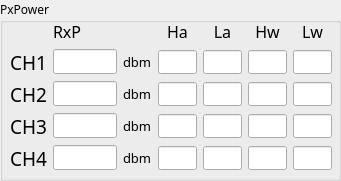
      <widget class="QGroupBox" name="groupBox_4">
       <property name="geometry">
        <rect>
         <x>170</x>
         <y>330</y>
         <width>341</width>
         <height>181</height>
        </rect>
       </property>
       <property name="font">
        <font>
         <family>黑体</family>
        </font>
       </property>
       <property name="title">
        <string>PxPower</string>
       </property>
       <widget class="QWidget" name="gridLayoutWidget_13">
        <property name="geometry">
         <rect>
          <x>10</x>
          <y>20</y>
          <width>322</width>
          <height>151</height>
         </rect>
        </property>
        <layout class="QGridLayout" name="gridLayout_13">
         <item row="4" column="5">
          <widget class="QLineEdit" name="lineEdit_RXP_Q_CH4_3">
           <property name="maximumSize">
            <size>
             <width>39</width>
             <height>24</height>
            </size>
           </property>
          </widget>
         </item>
         <item row="3" column="6">
          <widget class="QLineEdit" name="lineEdit_RXP_Q_CH3_4">
           <property name="maximumSize">
            <size>
             <width>39</width>
             <height>24</height>
            </size>
           </property>
          </widget>
         </item>
         <item row="2" column="1">
          <widget class="QLineEdit" name="lineEdit_RX2_Power">
           <property name="minimumSize">
            <size>
             <width>50</width>
             <height>0</height>
            </size>
           </property>
           <property name="maximumSize">
            <size>
             <width>67</width>
             <height>16777215</height>
            </size>
           </property>
          </widget>
         </item>
         <item row="0" column="1">
          <widget class="QLabel" name="label_VCC_16">
           <property name="font">
            <font>
             <family>黑体</family>
             <pointsize>12</pointsize>
            </font>
           </property>
           <property name="text">
            <string>RxP</string>
           </property>
          </widget>
         </item>
         <item row="0" column="3">
          <widget class="QLabel" name="label_temp_115">
           <property name="maximumSize">
            <size>
             <width>40</width>
             <height>30</height>
            </size>
           </property>
           <property name="font">
            <font>
             <family>黑体</family>
             <pointsize>12</pointsize>
            </font>
           </property>
           <property name="text">
            <string>Ha</string>
           </property>
           <property name="alignment">
            <set>Qt::AlignCenter</set>
           </property>
          </widget>
         </item>
         <item row="1" column="0">
          <widget class="QLabel" name="label_temp_110">
           <property name="font">
            <font>
             <family>黑体</family>
             <pointsize>14</pointsize>
            </font>
           </property>
           <property name="text">
            <string>CH1</string>
           </property>
          </widget>
         </item>
         <item row="2" column="6">
          <widget class="QLineEdit" name="lineEdit_RXP_Q_CH2_4">
           <property name="maximumSize">
            <size>
             <width>39</width>
             <height>24</height>
            </size>
           </property>
          </widget>
         </item>
         <item row="2" column="2">
          <widget class="QLabel" name="label_temp_91">
           <property name="font">
            <font>
             <family>黑体</family>
             <pointsize>10</pointsize>
            </font>
           </property>
           <property name="text">
            <string>dbm</string>
           </property>
          </widget>
         </item>
         <item row="3" column="0">
          <widget class="QLabel" name="label_temp_112">
           <property name="font">
            <font>
             <family>黑体</family>
             <pointsize>14</pointsize>
            </font>
           </property>
           <property name="text">
            <string>CH3</string>
           </property>
          </widget>
         </item>
         <item row="1" column="2">
          <widget class="QLabel" name="label_temp_67">
           <property name="font">
            <font>
             <family>黑体</family>
             <pointsize>10</pointsize>
            </font>
           </property>
           <property name="text">
            <string>dbm</string>
           </property>
          </widget>
         </item>
         <item row="1" column="6">
          <widget class="QLineEdit" name="lineEdit_RXP_Q_CH1_4">
           <property name="maximumSize">
            <size>
             <width>39</width>
             <height>24</height>
            </size>
           </property>
          </widget>
         </item>
         <item row="3" column="2">
          <widget class="QLabel" name="label_temp_92">
           <property name="font">
            <font>
             <family>黑体</family>
             <pointsize>10</pointsize>
            </font>
           </property>
           <property name="text">
            <string>dbm</string>
           </property>
          </widget>
         </item>
         <item row="1" column="1">
          <widget class="QLineEdit" name="lineEdit_RX1_Power">
           <property name="minimumSize">
            <size>
             <width>50</width>
             <height>0</height>
            </size>
           </property>
           <property name="maximumSize">
            <size>
             <width>67</width>
             <height>16777215</height>
            </size>
           </property>
          </widget>
         </item>
         <item row="4" column="1">
          <widget class="QLineEdit" name="lineEdit_RX4_Power">
           <property name="minimumSize">
            <size>
             <width>50</width>
             <height>0</height>
            </size>
           </property>
           <property name="maximumSize">
            <size>
             <width>67</width>
             <height>16777215</height>
            </size>
           </property>
          </widget>
         </item>
         <item row="2" column="5">
          <widget class="QLineEdit" name="lineEdit_RXP_Q_CH2_3">
           <property name="maximumSize">
            <size>
             <width>39</width>
             <height>24</height>
            </size>
           </property>
          </widget>
         </item>
         <item row="4" column="6">
          <widget class="QLineEdit" name="lineEdit_RXP_Q_CH4_4">
           <property name="maximumSize">
            <size>
             <width>39</width>
             <height>24</height>
            </size>
           </property>
          </widget>
         </item>
         <item row="1" column="5">
          <widget class="QLineEdit" name="lineEdit_RXP_Q_CH1_3">
           <property name="maximumSize">
            <size>
             <width>39</width>
             <height>24</height>
            </size>
           </property>
          </widget>
         </item>
         <item row="4" column="0">
          <widget class="QLabel" name="label_temp_113">
           <property name="font">
            <font>
             <family>黑体</family>
             <pointsize>14</pointsize>
            </font>
           </property>
           <property name="text">
            <string>CH4</string>
           </property>
          </widget>
         </item>
         <item row="4" column="2">
          <widget class="QLabel" name="label_temp_66">
           <property name="font">
            <font>
             <family>黑体</family>
             <pointsize>10</pointsize>
            </font>
           </property>
           <property name="text">
            <string>dbm</string>
           </property>
          </widget>
         </item>
         <item row="3" column="5">
          <widget class="QLineEdit" name="lineEdit_RXP_Q_CH3_3">
           <property name="maximumSize">
            <size>
             <width>39</width>
             <height>24</height>
            </size>
           </property>
          </widget>
         </item>
         <item row="3" column="1">
          <widget class="QLineEdit" name="lineEdit_RX3_Power">
           <property name="minimumSize">
            <size>
             <width>50</width>
             <height>0</height>
            </size>
           </property>
           <property name="maximumSize">
            <size>
             <width>67</width>
             <height>16777215</height>
            </size>
           </property>
          </widget>
         </item>
         <item row="0" column="6">
          <widget class="QLabel" name="label_temp_96">
           <property name="maximumSize">
            <size>
             <width>40</width>
             <height>30</height>
            </size>
           </property>
           <property name="font">
            <font>
             <family>黑体</family>
             <pointsize>12</pointsize>
            </font>
           </property>
           <property name="text">
            <string>Lw</string>
           </property>
           <property name="alignment">
            <set>Qt::AlignCenter</set>
           </property>
          </widget>
         </item>
         <item row="0" column="5">
          <widget class="QLabel" name="label_temp_95">
           <property name="maximumSize">
            <size>
             <width>40</width>
             <height>30</height>
            </size>
           </property>
           <property name="font">
            <font>
             <family>黑体</family>
             <pointsize>12</pointsize>
            </font>
           </property>
           <property name="text">
            <string>Hw</string>
           </property>
           <property name="alignment">
            <set>Qt::AlignCenter</set>
           </property>
          </widget>
         </item>
         <item row="2" column="0">
          <widget class="QLabel" name="label_temp_111">
           <property name="font">
            <font>
             <family>黑体</family>
             <pointsize>14</pointsize>
            </font>
           </property>
           <property name="text">
            <string>CH2</string>
           </property>
          </widget>
         </item>
         <item row="0" column="4">
          <widget class="QLabel" name="label_temp_116">
           <property name="maximumSize">
            <size>
             <width>40</width>
             <height>30</height>
            </size>
           </property>
           <property name="font">
            <font>
             <family>黑体</family>
             <pointsize>12</pointsize>
            </font>
           </property>
           <property name="text">
            <string>La</string>
           </property>
           <property name="alignment">
            <set>Qt::AlignCenter</set>
           </property>
          </widget>
         </item>
         <item row="1" column="3">
          <widget class="QLineEdit" name="lineEdit_RXP_Q_CH1_1">
           <property name="maximumSize">
            <size>
             <width>39</width>
             <height>24</height>
            </size>
           </property>
          </widget>
         </item>
         <item row="1" column="4">
          <widget class="QLineEdit" name="lineEdit_RXP_Q_CH1_2">
           <property name="maximumSize">
            <size>
             <width>39</width>
             <height>24</height>
            </size>
           </property>
          </widget>
         </item>
         <item row="2" column="3">
          <widget class="QLineEdit" name="lineEdit_RXP_Q_CH2_1">
           <property name="maximumSize">
            <size>
             <width>39</width>
             <height>24</height>
            </size>
           </property>
          </widget>
         </item>
         <item row="2" column="4">
          <widget class="QLineEdit" name="lineEdit_RXP_Q_CH2_2">
           <property name="maximumSize">
            <size>
             <width>39</width>
             <height>24</height>
            </size>
           </property>
          </widget>
         </item>
         <item row="3" column="3">
          <widget class="QLineEdit" name="lineEdit_RXP_Q_CH3_1">
           <property name="maximumSize">
            <size>
             <width>39</width>
             <height>24</height>
            </size>
           </property>
          </widget>
         </item>
         <item row="3" column="4">
          <widget class="QLineEdit" name="lineEdit_RXP_Q_CH3_2">
           <property name="maximumSize">
            <size>
             <width>39</width>
             <height>24</height>
            </size>
           </property>
          </widget>
         </item>
         <item row="4" column="3">
          <widget class="QLineEdit" name="lineEdit_RXP_Q_CH4_1">
           <property name="maximumSize">
            <size>
             <width>39</width>
             <height>24</height>
            </size>
           </property>
          </widget>
         </item>
         <item row="4" column="4">
          <widget class="QLineEdit" name="lineEdit_RXP_Q_CH4_2">
           <property name="maximumSize">
            <size>
             <width>39</width>
             <height>24</height>
            </size>
           </property>
          </widget>
         </item>
        </layout>
       </widget>
      </widget>
